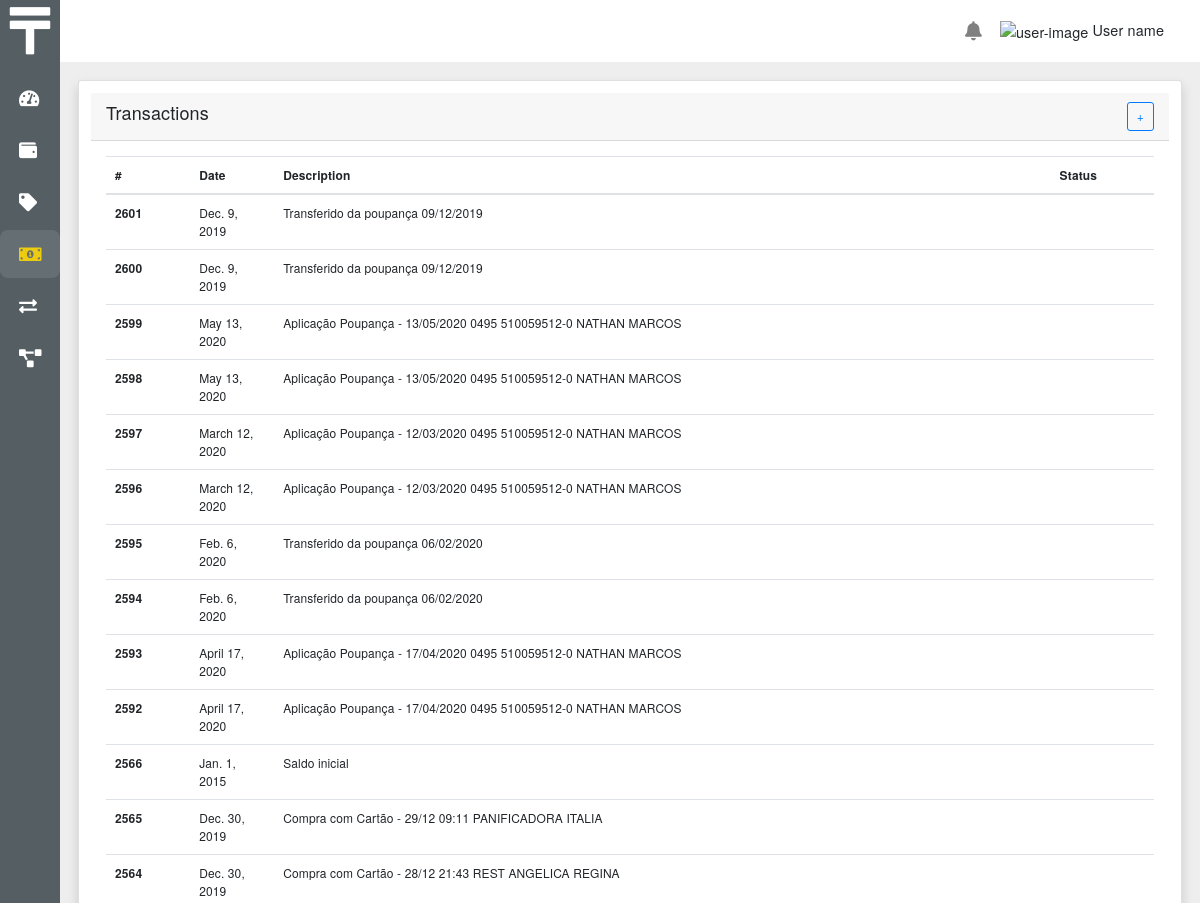
The page /transactions/ (upper part) on the database as committed earlier.
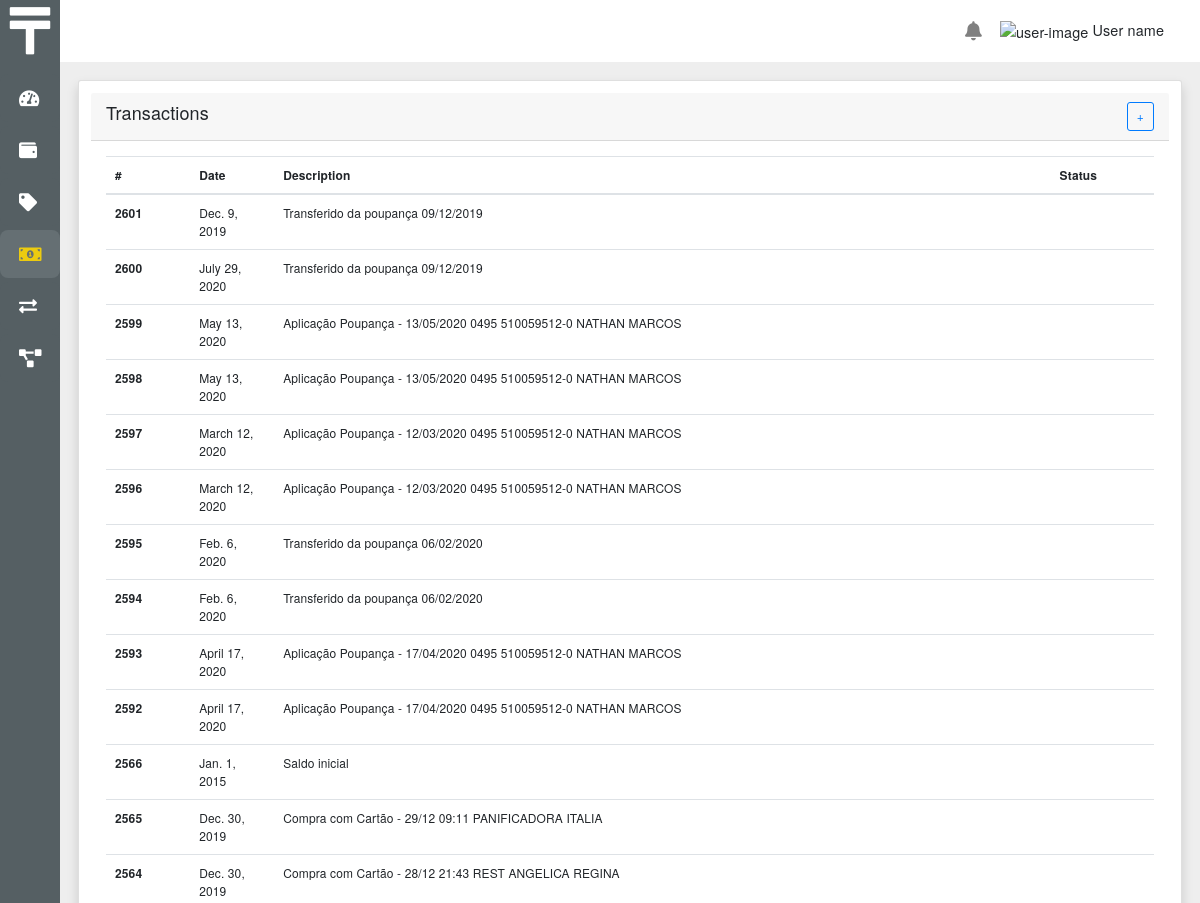
The same page on the database as committed later.
### core/models.py (models this page shows, shortened)
class Transaction(BaseModel):
    value = models.DecimalField(max_digits=15, decimal_places=2, default=0.0)
    date = models.DateField()
    description = models.CharField(max_length=100, null=True, blank=True)
    account = models.ForeignKey(
        Account, on_delete=models.PROTECT, related_name='transactions')
    category = models.ForeignKey(Category, on_delete=models.PROTECT)
    observation = models.CharField(max_length=200, null=True, blank=True)
    status = models.IntegerField(
        choices=StatusTransactionChoices.choices, default=StatusTransactionChoices.CONFIRMED)
    programed_transaction = models.ForeignKey(
        "ProgramedTransaction", on_delete=models.CASCADE, related_name='transactions', null=True, blank=True)

### core/views.py (the view)
# urls.py: path('transactions/', views.transaction_list, name='transaction_list'),
def transaction_list(request):
    transaction_list = Transaction.objects.all().order_by('-id')
    page = request.GET.get('page', 1)
    paginator = Paginator(transaction_list, 50)
    try:
        transactions = paginator.page(page)
    except PageNotAnInteger:
        transactions = paginator.page(1)
    except EmptyPage:
        transactions = paginator.page(paginator.num_pages)
    return render(request, 'transaction/transaction_list.html', {'transactions': transactions})

### core/templatetags/tags.py (called while the page is built)
@register.filter('startswith')
def startswith(text, starts):
    if isinstance(text, str):
        return text.startswith(starts)
    return False

### core/templates/transaction/transaction_list.html
{% extends 'base.html' %}
{% load static %}
{% block main %}
<div class="row">
  <div class="col-md-12">
    <div class="card shadow p-3 mb-5 bg-white rounded">
      <div class="card-header">
        <h4>Transactions</h4>
        <a class="btn btn-outline-primary" href="{% url 'transaction_new' %}">+</a>
      </div>
      <div class="card-body">
        {% if transactions %}
        <table class="table">
          <thead>
            <tr>
              <th scope="col">#</th>
              <th scope="col">Date</th>
              <th scope="col">Description</th>
              <th scope="col">Status</th>
            </tr>
          </thead>
          <tbody>
            {% for transaction in transactions %}
            <tr class="table-item-link" data-href="{% url 'transaction_form' transaction.id %}">
              <th scope="row">{{ transaction.id }}</th>
              <td class="date">{{ transaction.date }}</td>
              <td>{{ transaction.description }}</td>
              <td>{{ transaction.get_status_label }}</td>
            </tr>
            {% endfor  %}
          </tbody>
        </table>
        {% else %}
        <div style="display: flex; justify-content: center;">
          <h6>No data found</h6>
        </div>
        {% endif %}
      </div>
    </div>
  </div>
</div>
{% endblock main %}

Rows that differ between the two databases and show on the page:
changed Transaction id 2600: date "Dec. 9, 2019" → "July 29, 2020"
